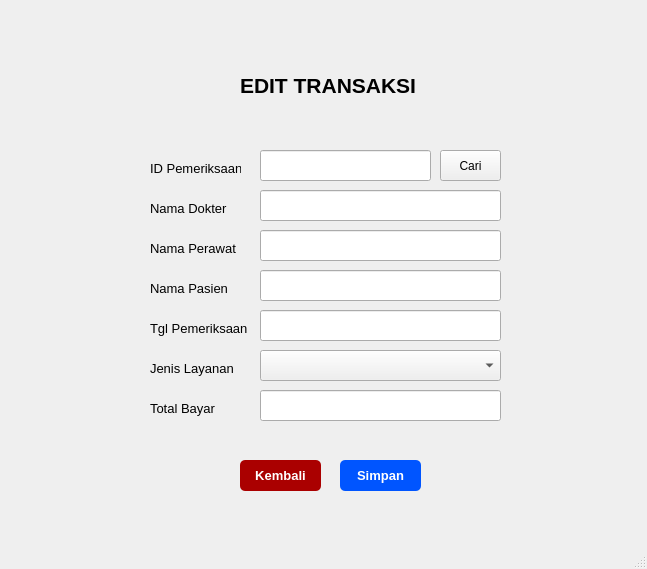
<?xml version="1.0" encoding="UTF-8"?>
<ui version="4.0">
 <class>MainWindow</class>
 <widget class="QMainWindow" name="MainWindow">
  <property name="geometry">
   <rect>
    <x>0</x>
    <y>0</y>
    <width>647</width>
    <height>569</height>
   </rect>
  </property>
  <property name="windowTitle">
   <string>MainWindow</string>
  </property>
  <widget class="QWidget" name="centralwidget">
   <widget class="QPushButton" name="pushButton">
    <property name="geometry">
     <rect>
      <x>440</x>
      <y>150</y>
      <width>61</width>
      <height>31</height>
     </rect>
    </property>
    <property name="text">
     <string>Cari</string>
    </property>
   </widget>
   <widget class="QLineEdit" name="lineEdit_4">
    <property name="geometry">
     <rect>
      <x>260</x>
      <y>270</y>
      <width>241</width>
      <height>31</height>
     </rect>
    </property>
   </widget>
   <widget class="QLabel" name="label_4">
    <property name="geometry">
     <rect>
      <x>150</x>
      <y>200</y>
      <width>91</width>
      <height>16</height>
     </rect>
    </property>
    <property name="font">
     <font>
      <pointsize>10</pointsize>
     </font>
    </property>
    <property name="text">
     <string>Nama Dokter</string>
    </property>
   </widget>
   <widget class="QLineEdit" name="lineEdit_2">
    <property name="geometry">
     <rect>
      <x>260</x>
      <y>190</y>
      <width>241</width>
      <height>31</height>
     </rect>
    </property>
   </widget>
   <widget class="QLineEdit" name="lineEdit">
    <property name="geometry">
     <rect>
      <x>260</x>
      <y>150</y>
      <width>171</width>
      <height>31</height>
     </rect>
    </property>
   </widget>
   <widget class="QLabel" name="label_6">
    <property name="geometry">
     <rect>
      <x>150</x>
      <y>320</y>
      <width>111</width>
      <height>16</height>
     </rect>
    </property>
    <property name="font">
     <font>
      <pointsize>10</pointsize>
     </font>
    </property>
    <property name="text">
     <string>Tgl Pemeriksaan</string>
    </property>
   </widget>
   <widget class="QLabel" name="label_5">
    <property name="geometry">
     <rect>
      <x>150</x>
      <y>240</y>
      <width>91</width>
      <height>16</height>
     </rect>
    </property>
    <property name="font">
     <font>
      <pointsize>10</pointsize>
     </font>
    </property>
    <property name="text">
     <string>Nama Perawat</string>
    </property>
   </widget>
   <widget class="QLineEdit" name="lineEdit_3">
    <property name="geometry">
     <rect>
      <x>260</x>
      <y>230</y>
      <width>241</width>
      <height>31</height>
     </rect>
    </property>
   </widget>
   <widget class="QLabel" name="label_2">
    <property name="geometry">
     <rect>
      <x>150</x>
      <y>160</y>
      <width>91</width>
      <height>16</height>
     </rect>
    </property>
    <property name="font">
     <font>
      <pointsize>10</pointsize>
     </font>
    </property>
    <property name="text">
     <string>ID Pemeriksaan</string>
    </property>
   </widget>
   <widget class="QLabel" name="label_8">
    <property name="geometry">
     <rect>
      <x>150</x>
      <y>400</y>
      <width>91</width>
      <height>16</height>
     </rect>
    </property>
    <property name="font">
     <font>
      <pointsize>10</pointsize>
     </font>
    </property>
    <property name="text">
     <string>Total Bayar</string>
    </property>
   </widget>
   <widget class="QLabel" name="label_3">
    <property name="geometry">
     <rect>
      <x>150</x>
      <y>280</y>
      <width>91</width>
      <height>16</height>
     </rect>
    </property>
    <property name="font">
     <font>
      <pointsize>10</pointsize>
     </font>
    </property>
    <property name="text">
     <string>Nama Pasien</string>
    </property>
   </widget>
   <widget class="QLabel" name="label_7">
    <property name="geometry">
     <rect>
      <x>150</x>
      <y>360</y>
      <width>91</width>
      <height>16</height>
     </rect>
    </property>
    <property name="font">
     <font>
      <pointsize>10</pointsize>
     </font>
    </property>
    <property name="text">
     <string>Jenis Layanan</string>
    </property>
   </widget>
   <widget class="QComboBox" name="comboBox">
    <property name="geometry">
     <rect>
      <x>260</x>
      <y>350</y>
      <width>241</width>
      <height>31</height>
     </rect>
    </property>
   </widget>
   <widget class="QPushButton" name="pushButton_4">
    <property name="geometry">
     <rect>
      <x>240</x>
      <y>460</y>
      <width>81</width>
      <height>31</height>
     </rect>
    </property>
    <property name="font">
     <font>
      <pointsize>10</pointsize>
      <weight>75</weight>
      <bold>true</bold>
     </font>
    </property>
    <property name="styleSheet">
     <string notr="true">QPushButton {
    background-color: rgb(170, 0, 0);
    color: white;
    border-radius: 5px;   
    padding: 6px;           
}</string>
    </property>
    <property name="text">
     <string>Kembali</string>
    </property>
   </widget>
   <widget class="QLabel" name="label">
    <property name="geometry">
     <rect>
      <x>240</x>
      <y>70</y>
      <width>231</width>
      <height>31</height>
     </rect>
    </property>
    <property name="font">
     <font>
      <pointsize>16</pointsize>
      <weight>75</weight>
      <bold>true</bold>
     </font>
    </property>
    <property name="text">
     <string>EDIT TRANSAKSI</string>
    </property>
   </widget>
   <widget class="QLineEdit" name="lineEdit_7">
    <property name="geometry">
     <rect>
      <x>260</x>
      <y>390</y>
      <width>241</width>
      <height>31</height>
     </rect>
    </property>
   </widget>
   <widget class="QLineEdit" name="lineEdit_6">
    <property name="geometry">
     <rect>
      <x>260</x>
      <y>310</y>
      <width>241</width>
      <height>31</height>
     </rect>
    </property>
   </widget>
   <widget class="QPushButton" name="pushButton_3">
    <property name="geometry">
     <rect>
      <x>340</x>
      <y>460</y>
      <width>81</width>
      <height>31</height>
     </rect>
    </property>
    <property name="font">
     <font>
      <pointsize>10</pointsize>
      <weight>75</weight>
      <bold>true</bold>
     </font>
    </property>
    <property name="styleSheet">
     <string notr="true">QPushButton {
    background-color: rgb(0, 85, 255);
    color: white;
    border-radius: 5px;   
    padding: 6px;           
}</string>
    </property>
    <property name="text">
     <string>Simpan</string>
    </property>
   </widget>
  </widget>
  <widget class="QMenuBar" name="menubar">
   <property name="geometry">
    <rect>
     <x>0</x>
     <y>0</y>
     <width>647</width>
     <height>21</height>
    </rect>
   </property>
  </widget>
  <widget class="QStatusBar" name="statusbar"/>
 </widget>
 <resources/>
 <connections/>
</ui>
